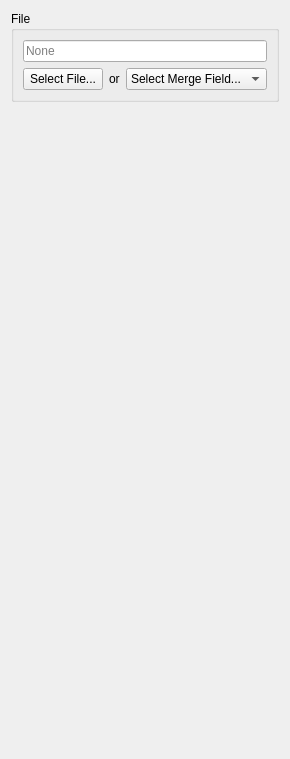
     <widget class="QWidget" name="imagePage">
      <attribute name="title">
       <string>Image</string>
      </attribute>
      <layout class="QGridLayout" name="gridLayout_13">
       <item row="0" column="0">
        <widget class="QGroupBox" name="groupBox_9">
         <property name="title">
          <string>File</string>
         </property>
         <layout class="QGridLayout" name="gridLayout_12">
          <item row="0" column="0">
           <layout class="QVBoxLayout" name="verticalLayout_5">
            <item>
             <widget class="QLineEdit" name="imageFilenameLineEdit">
              <property name="sizePolicy">
               <sizepolicy hsizetype="Expanding" vsizetype="Fixed">
                <horstretch>0</horstretch>
                <verstretch>0</verstretch>
               </sizepolicy>
              </property>
              <property name="minimumSize">
               <size>
                <width>231</width>
                <height>0</height>
               </size>
              </property>
              <property name="readOnly">
               <bool>true</bool>
              </property>
              <property name="placeholderText">
               <string>None</string>
              </property>
             </widget>
            </item>
            <item>
             <layout class="QHBoxLayout" name="horizontalLayout_17" stretch="1,0,1">
              <item>
               <widget class="QPushButton" name="imageFileButton">
                <property name="sizePolicy">
                 <sizepolicy hsizetype="Minimum" vsizetype="Fixed">
                  <horstretch>0</horstretch>
                  <verstretch>0</verstretch>
                 </sizepolicy>
                </property>
                <property name="text">
                 <string>Select File...</string>
                </property>
               </widget>
              </item>
              <item>
               <widget class="QLabel" name="label">
                <property name="sizePolicy">
                 <sizepolicy hsizetype="Minimum" vsizetype="Preferred">
                  <horstretch>0</horstretch>
                  <verstretch>0</verstretch>
                 </sizepolicy>
                </property>
                <property name="text">
                 <string>or</string>
                </property>
               </widget>
              </item>
              <item>
               <widget class="glabels::FieldButton" name="imageFieldCombo">
                <property name="sizePolicy">
                 <sizepolicy hsizetype="Preferred" vsizetype="Preferred">
                  <horstretch>0</horstretch>
                  <verstretch>0</verstretch>
                 </sizepolicy>
                </property>
                <item>
                 <property name="text">
                  <string>Select Merge Field...</string>
                 </property>
                </item>
               </widget>
              </item>
             </layout>
            </item>
           </layout>
          </item>
         </layout>
        </widget>
       </item>
       <item row="2" column="0">
        <spacer name="verticalSpacer_3">
         <property name="orientation">
          <enum>Qt::Vertical</enum>
         </property>
         <property name="sizeHint" stdset="0">
          <size>
           <width>20</width>
           <height>646</height>
          </size>
         </property>
        </spacer>
       </item>
      </layout>
     </widget>
